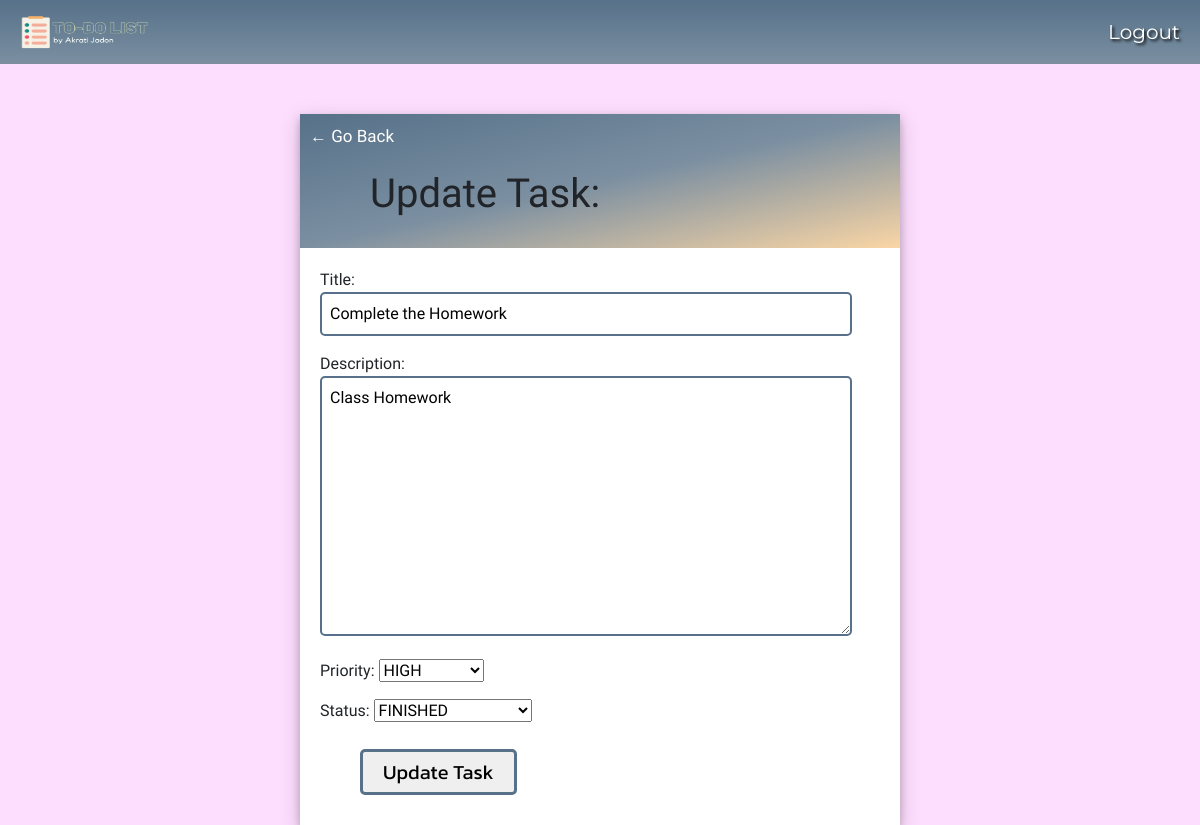
Screenshot of /item-update/1 (signed in) with the database file from the repository.
### home/models.py (models this page shows, shortened)
class MyTask(models.Model):
    priority_choices = [
        ('H', 'HIGH'),
        ('K', 'MODERATE'),
        ('L', 'LOW')
    ]
    status_choices = [
        ('S', 'FINISHED'),
        ('P', 'IN PROGRESS'),
        ('N', 'NOT STARTED YET')
    ]
    user = models.ForeignKey(User, on_delete=models.CASCADE, blank=False, null=False)
    title = models.CharField(max_length=250, blank=False, null=False)
    description = models.TextField(blank=True, null=True)
    priority = models.CharField(max_length=1, choices=priority_choices, blank=False, null=False)
    status = models.CharField(max_length=1, choices=status_choices, blank=False, null=False)
    created_on = models.DateTimeField(auto_now_add=True)
    class Meta:
        ordering = ['status', '-created_on']

### home/views.py (the view)
# urls.py: path('item-update/<int:pk>', TaskUpdate.as_view(), name='item-update'),
class TaskUpdate(LoginRequiredMixin, UpdateView):
    model = MyTask
    fields = ['title', 'description', 'priority', 'status']
    template_name = 'home/item_update.html'
    success_url = reverse_lazy('home-page')

### home/templates/home/item_update.html (shortened to what this page needs)
{% extends 'home/main.html' %}
{% block bodyid %}
    id="light-bg"
{% endblock bodyid %}
{% block content %}
    <div class="block-container">
        <div class="header-bar">
            <a class="back-link" href="{% url 'home-page' %}">&#8592; Go Back</a>
            <h1>
                Update Task:
            </h1>
        </div>
        <div class="body-block">
            <form method="POST">
                {{form.as_p}}
                <input class="button-item" type="submit" value="Update Task">
            </form>
        </div>
    </div>
{% endblock content %}

### home/static/home/css/style.css (style rules this page uses)
body#light-bg { background-color: #FEDEFF !important; }
.block-container { margin-top: 100px; max-width: 600px; margin: auto; background-color: #FFF; box-shadow: 0 4px 8px 0 rgba(0, 0, 0, 0.2), 0 6px 20px 0 rgba(0, 0, 0, 0.19); font-family: 'Rajdhani', sans-serif; }
.header-bar { background-image: linear-gradient(to bottom right, #567189, #7B8FA1, #FAD6A5); padding: 10px; margin-top: 50px; }
.header-bar h1 { margin: 10px; padding: 10px 50px; font-family: 'M PLUS Rounded 1c', sans-serif; }
.body-block { padding: 20px; }
input[type=text], input[type=password], textarea { border: 2px solid #567189 !important; border-radius: 5px; padding: 8px; width: 95%; }
.button-item { border: 3px solid #567189; padding: 5px 20px; margin: 10px 40px; font-size: 20px; border-radius: 5px; cursor: pointer; text-decoration: none; font-family: 'Kanit', sans-serif; }
.back-link { text-decoration: none; color: white; font-size: 17px; }

### rows the page displays
MyTask: title "Complete the Homework", description "Class Homework", priority "HIGH", status "FINISHED"
